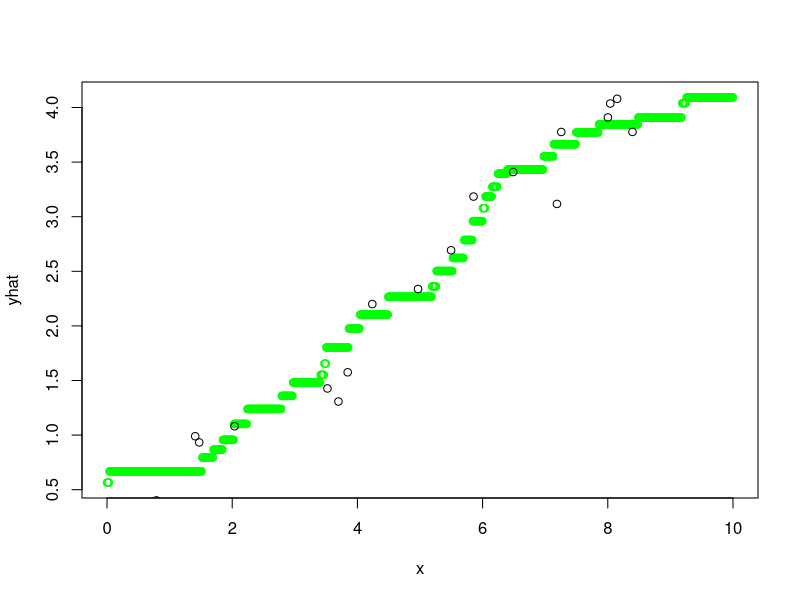

R code for this plot:
######################################################################
# statLearning
# Graph the technique described by Trevor in Lecture 2.1

######################################################################

# Generate sample data
n <- 20

set.seed(37)
x0 <- sort(runif(n, min=0, max=10))
y0 <- 0.5 * x0 + rnorm(n, sd=0.2)

######################################################################

Estimate <- function(x, neighbourhood=2){
    # Estimates x as the average value of y within neighbourhood
    mean(y0[abs(x - x0) < neighbourhood])
}

x <- seq(0, 10, length.out=1000)
yhat <- sapply(x, Estimate)

######################################################################
png('neighbour.png')
plot(x, yhat, col='green')
points(x0, y0)
dev.off()
######################################################################
